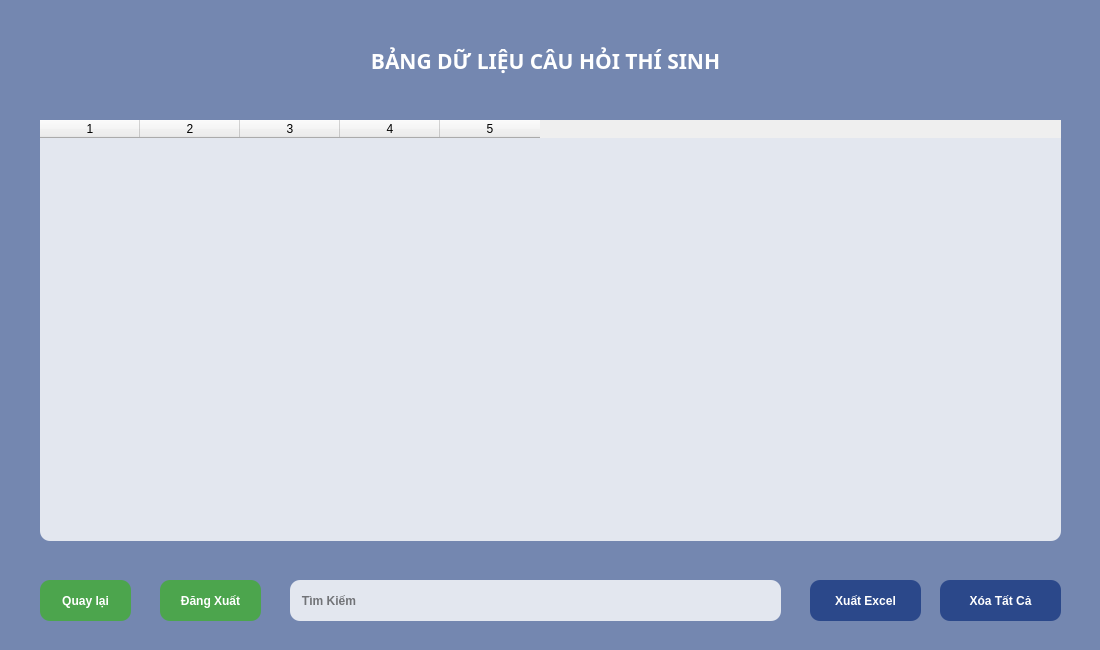
<?xml version="1.0" encoding="UTF-8"?>
<ui version="4.0">
 <class>userinfo_window</class>
 <widget class="QMainWindow" name="userinfo_window">
  <property name="geometry">
   <rect>
    <x>0</x>
    <y>0</y>
    <width>1100</width>
    <height>650</height>
   </rect>
  </property>
  <property name="minimumSize">
   <size>
    <width>1100</width>
    <height>650</height>
   </size>
  </property>
  <property name="maximumSize">
   <size>
    <width>1100</width>
    <height>650</height>
   </size>
  </property>
  <property name="windowTitle">
   <string>BẢNG DỮ LIỆU CÂU HỎI THÍ SINH</string>
  </property>
  <property name="windowIcon">
   <iconset>
    <normaloff>img/logo.png</normaloff>img/logo.png</iconset>
  </property>
  <widget class="QWidget" name="centralwidget">
   <widget class="QLabel" name="logo">
    <property name="geometry">
     <rect>
      <x>40</x>
      <y>10</y>
      <width>100</width>
      <height>100</height>
     </rect>
    </property>
    <property name="minimumSize">
     <size>
      <width>100</width>
      <height>100</height>
     </size>
    </property>
    <property name="maximumSize">
     <size>
      <width>100</width>
      <height>100</height>
     </size>
    </property>
    <property name="styleSheet">
     <string notr="true"/>
    </property>
    <property name="text">
     <string/>
    </property>
    <property name="pixmap">
     <pixmap>img/logo.png</pixmap>
    </property>
    <property name="scaledContents">
     <bool>true</bool>
    </property>
    <property name="wordWrap">
     <bool>false</bool>
    </property>
    <property name="openExternalLinks">
     <bool>false</bool>
    </property>
   </widget>
   <widget class="QPushButton" name="tittle_window">
    <property name="geometry">
     <rect>
      <x>290</x>
      <y>10</y>
      <width>511</width>
      <height>101</height>
     </rect>
    </property>
    <property name="font">
     <font>
      <family>HungHau</family>
      <pointsize>16</pointsize>
      <weight>75</weight>
      <italic>false</italic>
      <bold>true</bold>
     </font>
    </property>
    <property name="tabletTracking">
     <bool>false</bool>
    </property>
    <property name="styleSheet">
     <string notr="true">QPushButton{
	color: rgb(255, 255, 255);
	font: 75 16pt &quot;HungHau&quot;;
	border-radius: 20px;
	font-weight: bold;
}
QPushButton:hover{
	font: 75 20pt &quot;HungHau&quot;;
	border-radius: 20px;
	font-weight: bold;
}</string>
    </property>
    <property name="text">
     <string>BẢNG DỮ LIỆU CÂU HỎI THÍ SINH</string>
    </property>
   </widget>
   <widget class="QPushButton" name="back_button">
    <property name="geometry">
     <rect>
      <x>40</x>
      <y>580</y>
      <width>91</width>
      <height>41</height>
     </rect>
    </property>
    <property name="styleSheet">
     <string notr="true">QPushButton{
	color: rgb(255, 255, 255);
	font: 75 12pt &quot;HungHau&quot;;
	border-radius: 10px;
	background-color: rgba(74,167,72,95%);
	font-weight: bold;
}
QPushButton:hover{
	font: 75 14pt &quot;HungHau&quot;;
	border-radius: 10px;
	border: 3px solid #4AA748;
	background-color: rgba(132,193,65,65%);
	font-weight: bold;
}</string>
    </property>
    <property name="text">
     <string>Quay lại</string>
    </property>
    <property name="autoRepeatDelay">
     <number>300</number>
    </property>
   </widget>
   <widget class="QPushButton" name="deleteall_button">
    <property name="geometry">
     <rect>
      <x>940</x>
      <y>580</y>
      <width>121</width>
      <height>41</height>
     </rect>
    </property>
    <property name="styleSheet">
     <string notr="true">QPushButton{
	font: 75 12pt &quot;HungHau&quot;;
	border-radius: 10px;
	background-color: rgba(34,65,134,90%);
	color: rgb(255, 255, 255);
	font-weight: bold;
}
QPushButton:hover{
	font: 75 14pt &quot;HungHau&quot;;
	border-radius: 10px;
	border: 3px solid rgb(59,108,212);
	background-color: rgba(59,108,212,65%);
	font-weight: bold;
}</string>
    </property>
    <property name="text">
     <string>Xóa Tất Cả</string>
    </property>
    <property name="autoRepeatDelay">
     <number>300</number>
    </property>
   </widget>
   <widget class="QTableWidget" name="datatable">
    <property name="geometry">
     <rect>
      <x>40</x>
      <y>120</y>
      <width>1021</width>
      <height>421</height>
     </rect>
    </property>
    <property name="styleSheet">
     <string notr="true">QTableWidget{
	font: 75 10pt &quot;HungHau&quot;;
	border-radius: 10px;
	background-color: rgba(255, 255, 255,80%);
	font-weight: bold;
}

QTableWidget:hover{
	font: 75 12pt &quot;HungHau&quot;;
	border: 2px solid #92D050;
	background-color: rgba(255, 255, 255,90%);
	font-weight: bold;
}</string>
    </property>
    <property name="columnCount">
     <number>5</number>
    </property>
    <column/>
    <column/>
    <column/>
    <column/>
    <column/>
   </widget>
   <widget class="QLabel" name="background">
    <property name="geometry">
     <rect>
      <x>0</x>
      <y>0</y>
      <width>1100</width>
      <height>650</height>
     </rect>
    </property>
    <property name="minimumSize">
     <size>
      <width>1100</width>
      <height>650</height>
     </size>
    </property>
    <property name="maximumSize">
     <size>
      <width>1100</width>
      <height>650</height>
     </size>
    </property>
    <property name="mouseTracking">
     <bool>false</bool>
    </property>
    <property name="tabletTracking">
     <bool>false</bool>
    </property>
    <property name="focusPolicy">
     <enum>Qt::NoFocus</enum>
    </property>
    <property name="contextMenuPolicy">
     <enum>Qt::NoContextMenu</enum>
    </property>
    <property name="autoFillBackground">
     <bool>false</bool>
    </property>
    <property name="styleSheet">
     <string notr="true"/>
    </property>
    <property name="text">
     <string/>
    </property>
    <property name="pixmap">
     <pixmap>img/background.jpg</pixmap>
    </property>
    <property name="scaledContents">
     <bool>true</bool>
    </property>
   </widget>
   <widget class="QLabel" name="background_fillter">
    <property name="geometry">
     <rect>
      <x>0</x>
      <y>0</y>
      <width>1100</width>
      <height>650</height>
     </rect>
    </property>
    <property name="minimumSize">
     <size>
      <width>1100</width>
      <height>650</height>
     </size>
    </property>
    <property name="maximumSize">
     <size>
      <width>1100</width>
      <height>650</height>
     </size>
    </property>
    <property name="mouseTracking">
     <bool>false</bool>
    </property>
    <property name="tabletTracking">
     <bool>false</bool>
    </property>
    <property name="focusPolicy">
     <enum>Qt::NoFocus</enum>
    </property>
    <property name="contextMenuPolicy">
     <enum>Qt::NoContextMenu</enum>
    </property>
    <property name="autoFillBackground">
     <bool>false</bool>
    </property>
    <property name="styleSheet">
     <string notr="true">QLabel{
	background: rgba(34,65,134,60%);
}</string>
    </property>
    <property name="text">
     <string/>
    </property>
   </widget>
   <widget class="QPushButton" name="logout_button">
    <property name="geometry">
     <rect>
      <x>160</x>
      <y>580</y>
      <width>101</width>
      <height>41</height>
     </rect>
    </property>
    <property name="styleSheet">
     <string notr="true">QPushButton{
	color: rgb(255, 255, 255);
	font: 75 12pt &quot;HungHau&quot;;
	border-radius: 10px;
	background-color: rgba(74,167,72,95%);
	font-weight: bold;
}
QPushButton:hover{
	font: 75 14pt &quot;HungHau&quot;;
	border-radius: 10px;
	border: 3px solid #4AA748;
	background-color: rgba(132,193,65,65%);
	font-weight: bold;
}</string>
    </property>
    <property name="text">
     <string>Đăng Xuất</string>
    </property>
    <property name="autoRepeatDelay">
     <number>300</number>
    </property>
   </widget>
   <widget class="QPushButton" name="excel_button">
    <property name="geometry">
     <rect>
      <x>810</x>
      <y>580</y>
      <width>111</width>
      <height>41</height>
     </rect>
    </property>
    <property name="styleSheet">
     <string notr="true">QPushButton{
	font: 75 12pt &quot;HungHau&quot;;
	border-radius: 10px;
	background-color: rgba(34,65,134,90%);
	color: rgb(255, 255, 255);
	font-weight: bold;
}
QPushButton:hover{
	font: 75 14pt &quot;HungHau&quot;;
	border-radius: 10px;
	border: 3px solid rgb(59,108,212);
	background-color: rgba(59,108,212,65%);
	font-weight: bold;
}</string>
    </property>
    <property name="text">
     <string>Xuất Excel</string>
    </property>
    <property name="autoRepeatDelay">
     <number>300</number>
    </property>
   </widget>
   <widget class="QLineEdit" name="search_input">
    <property name="geometry">
     <rect>
      <x>290</x>
      <y>580</y>
      <width>491</width>
      <height>41</height>
     </rect>
    </property>
    <property name="styleSheet">
     <string notr="true">QLineEdit{
	font: 75 10pt &quot;HungHau&quot;;
	border-radius: 10px;
	background-color: rgba(255, 255, 255,80%);
	font-weight: bold;
}

QLineEdit:hover{
	font: 75 12pt &quot;HungHau&quot;;
	border: 2px solid #92D050;
	background-color: rgba(255, 255, 255,90%);
	font-weight: bold;
}</string>
    </property>
    <property name="text">
     <string/>
    </property>
    <property name="echoMode">
     <enum>QLineEdit::Normal</enum>
    </property>
    <property name="cursorPosition">
     <number>0</number>
    </property>
    <property name="alignment">
     <set>Qt::AlignLeading|Qt::AlignLeft|Qt::AlignVCenter</set>
    </property>
    <property name="placeholderText">
     <string>   Tìm Kiếm </string>
    </property>
   </widget>
   <zorder>background</zorder>
   <zorder>background_fillter</zorder>
   <zorder>logo</zorder>
   <zorder>tittle_window</zorder>
   <zorder>back_button</zorder>
   <zorder>deleteall_button</zorder>
   <zorder>datatable</zorder>
   <zorder>logout_button</zorder>
   <zorder>excel_button</zorder>
   <zorder>search_input</zorder>
  </widget>
 </widget>
 <resources/>
 <connections/>
</ui>
